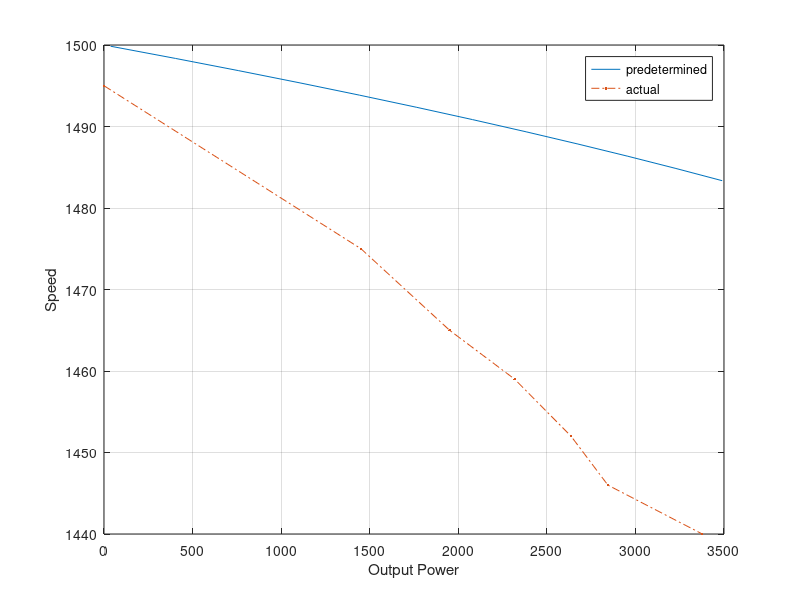

Recreate this plot in MATLAB.
x = 0.0001:0.001:0.012;
i2 = 400./( 9.6+1.286.*(1./x-1) + 18.43i);
i_2 = abs(i2);
r = 1.286*(1./x-1);
output = 3*i_2.^2.*r;
speed = 1500*(1.-x);

act_output = [0,1450.7,1950.81,2318.07,2636.60,2844.51,3377.38];
act_speed = [1495,1475,1465,1459,1452,1446,1440];

plot(output,speed,act_output,act_speed,'.-.');
legend('predetermined','actual');
xlabel('Output Power');
ylabel('Speed');
grid on;